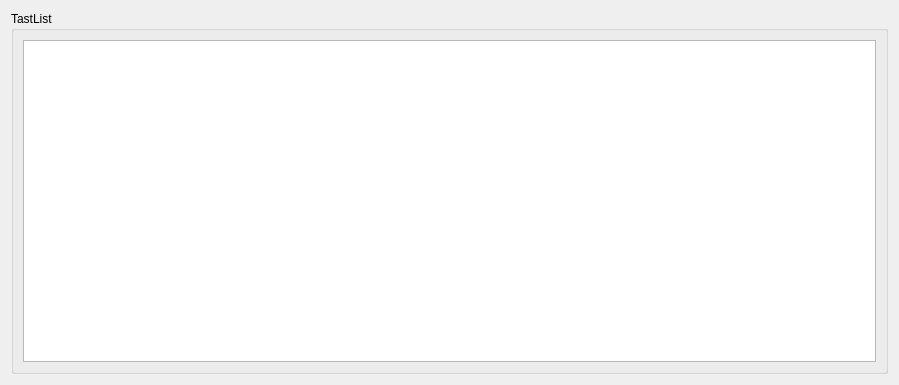
<?xml version="1.0" encoding="UTF-8"?>
<ui version="4.0">
 <class>Dialog</class>
 <widget class="QDialog" name="Dialog">
  <property name="geometry">
   <rect>
    <x>0</x>
    <y>0</y>
    <width>899</width>
    <height>385</height>
   </rect>
  </property>
  <property name="windowTitle">
   <string>TaskList</string>
  </property>
  <layout class="QVBoxLayout" name="verticalLayout">
   <item>
    <widget class="QGroupBox" name="groupBox">
     <property name="title">
      <string>TastList</string>
     </property>
     <layout class="QVBoxLayout" name="verticalLayout_2">
      <item>
       <widget class="QTableView" name="tableView"/>
      </item>
     </layout>
    </widget>
   </item>
  </layout>
 </widget>
 <resources/>
 <connections/>
</ui>
